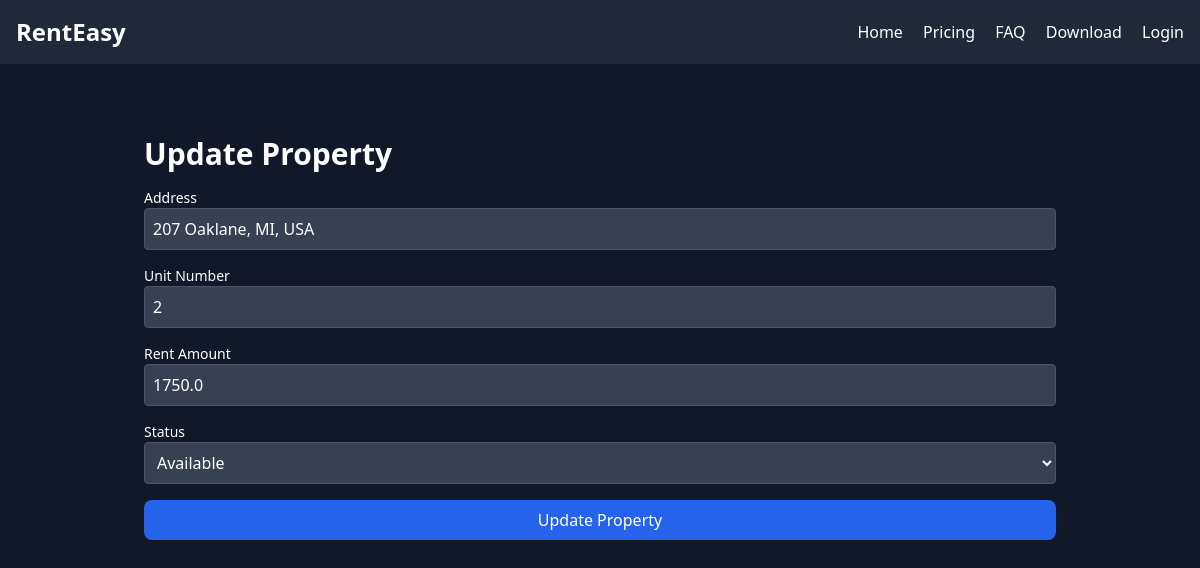
The page /update_property/6 on the database its author committed.
### app/models.py (models this page shows, shortened)
class Property(db.Model):
    id = db.Column(db.Integer, primary_key=True)
    landlord_id = db.Column(db.Integer, db.ForeignKey('user.id'), nullable=False)
    address = db.Column(db.String(500), nullable=False)
    unit_number = db.Column(db.String(20), nullable=True)
    rent_amount = db.Column(db.Float, nullable=False)
    status = db.Column(db.String(50), nullable=False, default="Available")
    tenants = db.relationship('Tenant', backref='property', lazy=True)
    lease_agreements = db.relationship('LeaseAgreement', backref='property', lazy=True)

### app/routes.py (the view, shortened to what this page needs)
@main.route('/update_property/<int:property_id>', methods=['GET', 'POST'])
def update_property(property_id):
    property = Property.query.get_or_404(property_id)
    return render_template('update_property.html', property=property)
    flash("Invalid request method.", "danger")
    return redirect(url_for('main.properties'))

### app/templates/update_property.html (shortened to what this page needs)
{% extends "base.html" %}
{% block content %}
<div class="p-8">
    <h1 class="text-3xl font-semibold text-white mb-4">Update Property</h1>
    <form method="POST" action="{{ url_for('main.update_property', property_id=property.id) }}">
        <div class="mb-4">
            <label for="address" class="block text-sm font-medium">Address</label>
            <input type="text" name="address" id="address" class="w-full p-2 bg-gray-700 text-white border border-gray-600 rounded focus:ring-2 focus:ring-blue-500" value="{{ property.address }}" required>
        </div>
        <div class="mb-4">
            <label for="unit_number" class="block text-sm font-medium">Unit Number</label>
            <input type="text" name="unit_number" id="unit_number" class="w-full p-2 bg-gray-700 text-white border border-gray-600 rounded focus:ring-2 focus:ring-blue-500" value="{{ property.unit_number }}" required>
        </div>
        <div class="mb-4">
            <label for="rent_amount" class="block text-sm font-medium">Rent Amount</label>
            <input type="text" name="rent_amount" id="rent_amount" class="w-full p-2 bg-gray-700 text-white border border-gray-600 rounded focus:ring-2 focus:ring-blue-500" value="{{ property.rent_amount }}" required>
        </div>
        <div class="mb-4">
            <label for="status" class="block text-sm font-medium">Status</label>
            <select name="status" id="status" class="w-full p-2 bg-gray-700 text-white border border-gray-600 rounded focus:ring-2 focus:ring-blue-500">
                <option value="Available" {% if property.status == 'Available' %}selected{% endif %}>Available</option>
            </select>
        </div>
        <button type="submit" class="w-full py-2 bg-blue-600 text-white rounded-lg hover:bg-blue-700 focus:ring-2 focus:ring-blue-500">Update Property</button>
    </form>
</div>
{% endblock %}

### rows shown on the page
Property: address "207 Oaklane, MI, USA", unit_number "2", rent_amount "1750.0", status "Available"
